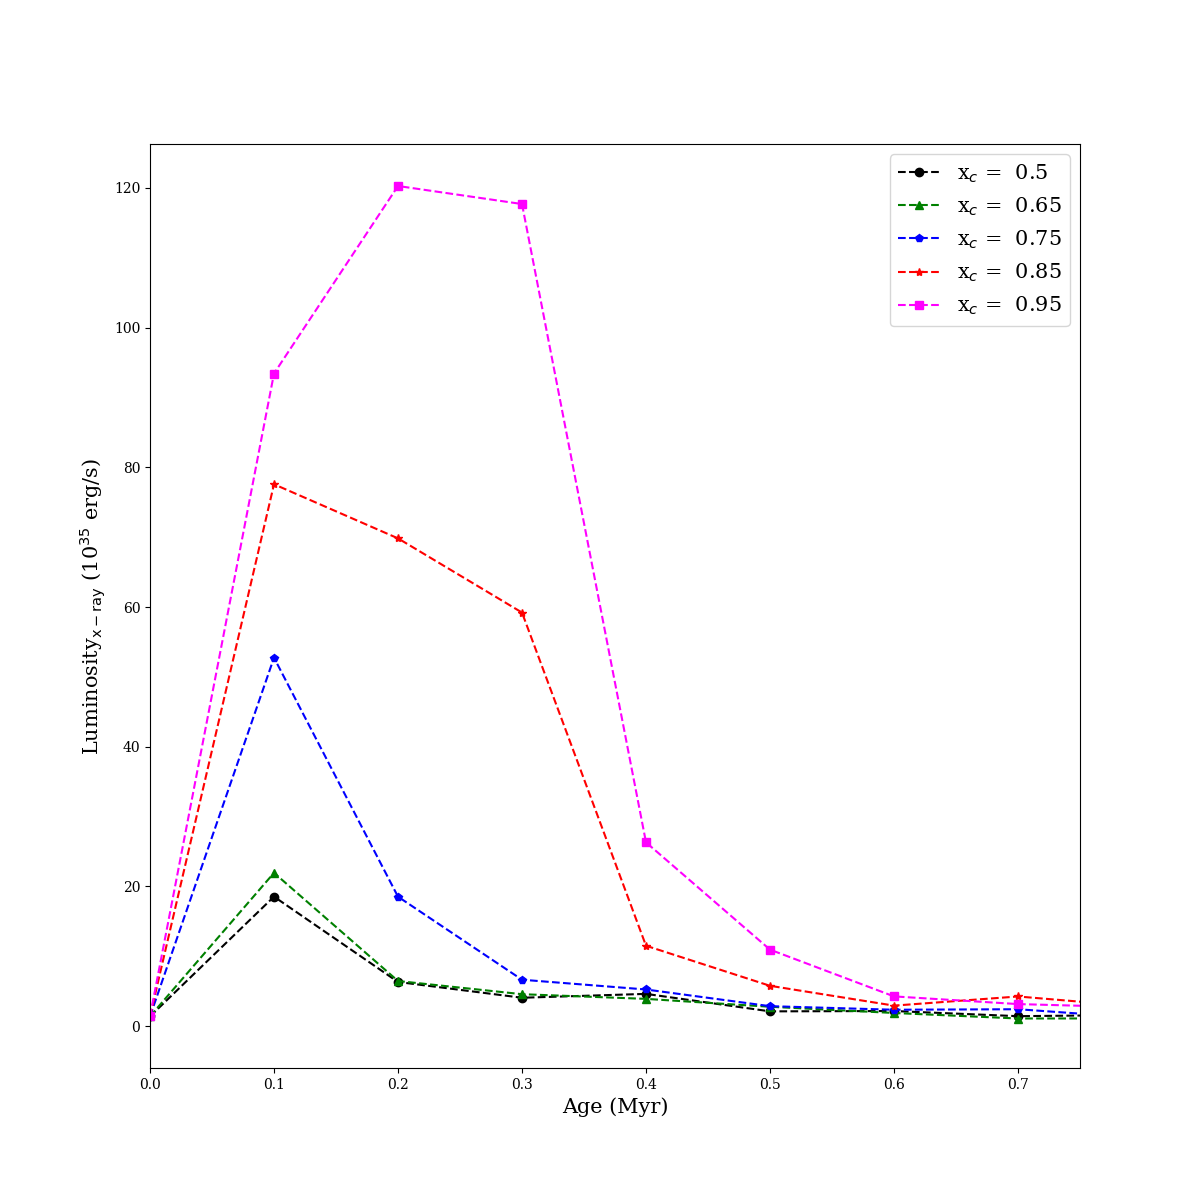

This figure's Python source:
import numpy as np
import matplotlib.pyplot as plt
from matplotlib import rcParams

pos = [0,1,2,3,4,5,6,7,8,9]

lumx_05 = []
lumx_65 = []
lumx_75 = []
lumx_85 = []
lumx_95 = []


lumx_out = []
lumx_in = []
lam_x = 1.7 * 9e-20
lam = 9e-20

ages = np.arange(0, 10, 0.1)


for i in range(10):
	for j in range(10):
		lum = np.genfromtxt('C:/Users/Rogelio/Documents/Doctorado_2020_2/lumi_05/zlxry0{}{}c1'.format(i,j))
		lumx_05.append(lum)
		lum = np.genfromtxt('C:/Users/Rogelio/Documents/Doctorado_2020_2/lumi_65/zlxry0{}{}c1'.format(i,j))
		lumx_65.append(lum)
		lum = np.genfromtxt('C:/Users/Rogelio/Documents/Doctorado_2020_2/lumi_75/zlxry0{}{}c1'.format(i,j))
		lumx_75.append(lum)
		lum = np.genfromtxt('C:/Users/Rogelio/Documents/Doctorado_2020_2/lumi_85/zlxry0{}{}c1'.format(i,j))
		lumx_85.append(lum)
		lum = np.genfromtxt('C:/Users/Rogelio/Documents/Doctorado_2020_2/lumi_95/zlxry0{}{}c1'.format(i,j))
		lumx_95.append(lum)

all_lumx = [lumx_05, lumx_65, lumx_75, lumx_85, lumx_95]



color = ["black", "green", "blue", "red", "magenta"]
markers = ["o", "^", "p", "*", "s"]
distance = ["0.5", "0.65", "0.75", "0.85", "0.95"]
rcParams['font.family'] = 'serif'
linestyle = "--"

plt.figure(figsize=(12,12))
for elems, col, mark, dist in zip(all_lumx, color, markers, distance):
	elems = np.array(elems)
	elems = elems/1e35
#plt.plot(f_ele, lumx_in, label = "SN inside", linewidth = 1.5, linestyle="--", color=color[0])
	plt.plot(ages, elems, label = r"x$_{{c}}$ =  {}".format(dist), linewidth = 1.5, linestyle=linestyle, color=col, marker = mark)
#plt.plot(f_ele, lumx_out, label= "SN border, n = 100", linewidth = 1.5, linestyle="--", color=color[2])
plt.xlabel("Age (Myr)", size = 15)
plt.xlim(0, 0.75)
plt.ylabel(r"Luminosity$_{\rm x-ray}$ (10$^{35}$ erg/s)", size = 15)
#plt.yscale("log")
#plt.ylim(1e33, 1e38)
plt.legend(fontsize = 15)
plt.savefig("lumi_chu.png")
plt.show()